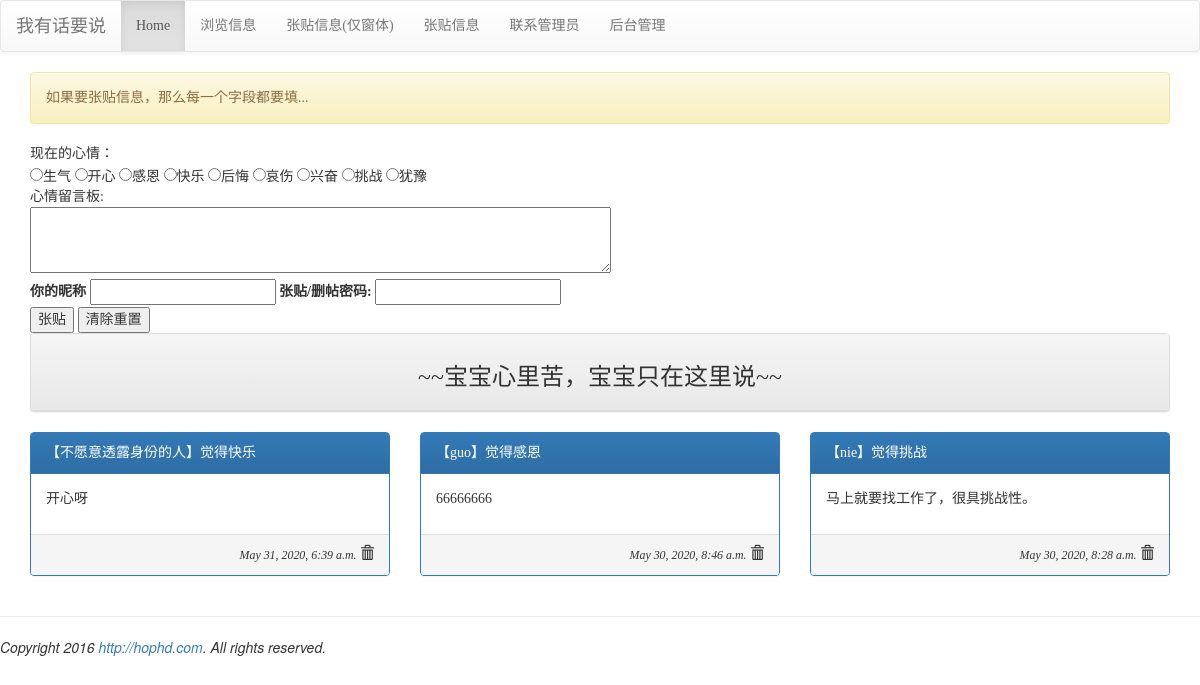
The page / on the database its author committed.
### mysite/models.py (models this page shows, shortened)
class Mood(models.Model):
    status = models.CharField(max_length=10, null=False)
    def __str__(self):
        return self.status

class Post(models.Model):
    mood = models.ForeignKey('mood', on_delete=models.CASCADE)
    nickname = models.CharField(max_length=10, default='不愿意透露身份的人')
    message = models.TextField(null=False)
    del_pass = models.CharField(max_length=10)
    pub_time = models.DateTimeField(auto_now=True)
    enabled = models.BooleanField(default=False)

### mysite/views.py (the view, shortened to what this page needs)
# urls.py: path('', views.index),
def index(request, pid=None, del_pass=None):
    posts = models.Post.objects.filter(enabled=True).order_by('-pub_time')[:30]
    moods = models.Mood.objects.all()
    try:
        user_id = request.GET['user_id']
        user_pass = request.GET['user_pass']
        user_post = request.GET['user_post']
        user_mood = request.GET['mood']
    except:
        user_id = None
        message = '如果要张贴信息，那么每一个字段都要填...'
    return render(request, 'index.html', locals())

### mysite/templates/index.html (shortened to what this page needs)
{% extends 'base.html' %}
{% block content %}
    <div class="container">
        {% if message %}
            <div class="alert alert-warning">{{ message }}</div>
        {% endif %}
        <form name="my_form" action="/" method="GET">
            现在的心情：<br/>
            {% for m in moods %}
                <input type="radio" name="mood" value="{{ m.status }}">{{ m.status }}
            {% endfor %}<br/>
            心情留言板:<br/>
            <textarea name="user_post" rows='3' cols="70"></textarea><br/>
            <label for="user_id">你的昵称</label>
            <input id="user_id" type="text" name="user_id">
            <label for="user_pass">张贴/删帖密码:</label>
            <input id="user_pass" type="password" name="user_pass">
            <br/>
            <input type="submit" value="张贴">
            <input type="reset" value="清除重置">
        </form>
        <div class="row">
            <div class="col-md-12">
                <div class="panel panel-default">
                    <div class="panel-heading" align="center">
                        <h3>~~宝宝心里苦，宝宝只在这里说~~</h3>
                    </div>
                </div>
            </div>
        </div>
        <div class="row">
            {% for post in posts %}
                <div class="col-sm-12 col-md-4">
                    <div class="panel panel-primary">
                        <div class="panel-heading">【{{ post.nickname }}】觉得{{ post.mood }}</div>
                        <div class="panel-body">{{ post.message | linebreaks }}</div>
                        <div class="panel-footer" align="right">
                            <i><small>{{ post.pub_time }}</small></i>
                            <span class="glyphicon glyphicon-trash" onclick="go_delete({{ post.id }})"></span>
                        </div>
                    </div>
                </div>
            {% endfor %}
        </div>
    </div>
{% endblock %}

### mysite/templates/base.html (shortened to what this page needs)
<!DOCTYPE html>
<html>
<head>
<link rel="stylesheet" href="https://maxcdn.bootstrapcdn.com/bootstrap/3.3.6/css/bootstrap.min.css">
<link rel="stylesheet" href="https://maxcdn.bootstrapcdn.com/bootstrap/3.3.6/css/bootstrap-theme.min.css">
</head>
<body>
{% include "header.html" %}
{% block content %}{% endblock %}
{% include "footer.html" %}
</body>
</html>

### mysite/templates/header.html
<nav class='navbar navbar-default'>
    <div class='container-fluid'>
        <div class='navbar-header'>
            <div class='navbar-brand' align=center>
                我有话要说
            </div>
        </div>
        <ul class='nav navbar-nav'>
            <li class='active'><a href='/'>Home</a></li>
            <li><a href="{% url 'list' %}">浏览信息</a></li>
            <li><a href="{% url 'post2db' %}">张贴信息(仅窗体)</a></li>
            <li><a href="{% url 'post' %}">张贴信息</a></li>
            <li><a href="{% url 'contact' %}">联系管理员</a></li>
            <li><a href='/admin'>后台管理</a></li>
        </ul>
    </div>
</nav>

### mysite/templates/footer.html
<hr>
{% load static %}
<em>Copyright 2016 <a href='http://hophd.com'>http://hophd.com</a>. All rights reserved.</em>

### mysite/templates/base.html (style rules this page uses)
h1, h2, h3, h4, h5, p, div { font-family: 微软雅黑; }

### rows shown on the page
Mood: status "生气"
Mood: status "开心"
Mood: status "感恩"
Mood: status "快乐"
Mood: status "后悔"
Mood: status "哀伤"
Mood: status "兴奋"
Mood: status "挑战"
Mood: status "犹豫"
Post: nickname "不愿意透露身份的人", mood "快乐", message "开心呀", pub_time "May 31, 2020, 6:39 a.m."
Post: nickname "guo", mood "感恩", message "66666666", pub_time "May 30, 2020, 8:46 a.m."
Post: nickname "nie", mood "挑战", message "马上就要找工作了，很具挑战性。", pub_time "May 30, 2020, 8:28 a.m."

### other values the page prints
{{ message }} "如果要张贴信息，那么每一个字段都要填..."
